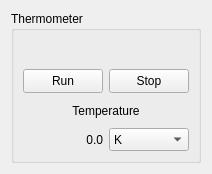
<?xml version="1.0" encoding="UTF-8"?>
<ui version="4.0">
 <class>Display_Scanner_Thermometer</class>
 <widget class="QWidget" name="Display_Scanner_Thermometer">
  <property name="geometry">
   <rect>
    <x>0</x>
    <y>0</y>
    <width>202</width>
    <height>174</height>
   </rect>
  </property>
  <property name="sizePolicy">
   <sizepolicy hsizetype="MinimumExpanding" vsizetype="MinimumExpanding">
    <horstretch>0</horstretch>
    <verstretch>0</verstretch>
   </sizepolicy>
  </property>
  <property name="windowTitle">
   <string>Form</string>
  </property>
  <layout class="QGridLayout" name="gridLayout_2">
   <item row="0" column="0">
    <widget class="QGroupBox" name="groupBox">
     <property name="sizePolicy">
      <sizepolicy hsizetype="MinimumExpanding" vsizetype="MinimumExpanding">
       <horstretch>0</horstretch>
       <verstretch>0</verstretch>
      </sizepolicy>
     </property>
     <property name="title">
      <string>Thermometer</string>
     </property>
     <layout class="QGridLayout" name="gridLayout">
      <item row="0" column="0" colspan="2">
       <widget class="ScannerComport" name="comport" native="true">
        <property name="sizePolicy">
         <sizepolicy hsizetype="MinimumExpanding" vsizetype="MinimumExpanding">
          <horstretch>0</horstretch>
          <verstretch>0</verstretch>
         </sizepolicy>
        </property>
        <property name="minimumSize">
         <size>
          <width>0</width>
          <height>10</height>
         </size>
        </property>
       </widget>
      </item>
      <item row="1" column="1">
       <widget class="QPushButton" name="buttonStop">
        <property name="sizePolicy">
         <sizepolicy hsizetype="MinimumExpanding" vsizetype="MinimumExpanding">
          <horstretch>0</horstretch>
          <verstretch>0</verstretch>
         </sizepolicy>
        </property>
        <property name="text">
         <string>Stop</string>
        </property>
       </widget>
      </item>
      <item row="3" column="0" colspan="2">
       <widget class="QLabel" name="label">
        <property name="sizePolicy">
         <sizepolicy hsizetype="MinimumExpanding" vsizetype="MinimumExpanding">
          <horstretch>0</horstretch>
          <verstretch>0</verstretch>
         </sizepolicy>
        </property>
        <property name="text">
         <string>Temperature</string>
        </property>
        <property name="alignment">
         <set>Qt::AlignCenter</set>
        </property>
       </widget>
      </item>
      <item row="1" column="0">
       <widget class="QPushButton" name="buttonRun">
        <property name="sizePolicy">
         <sizepolicy hsizetype="MinimumExpanding" vsizetype="MinimumExpanding">
          <horstretch>0</horstretch>
          <verstretch>0</verstretch>
         </sizepolicy>
        </property>
        <property name="text">
         <string>Run</string>
        </property>
       </widget>
      </item>
      <item row="4" column="1">
       <widget class="QComboBox" name="comboBoxUnit">
        <property name="sizePolicy">
         <sizepolicy hsizetype="MinimumExpanding" vsizetype="MinimumExpanding">
          <horstretch>0</horstretch>
          <verstretch>0</verstretch>
         </sizepolicy>
        </property>
        <property name="maxVisibleItems">
         <number>3</number>
        </property>
        <item>
         <property name="text">
          <string>K</string>
         </property>
        </item>
        <item>
         <property name="text">
          <string>C</string>
         </property>
        </item>
        <item>
         <property name="text">
          <string>F</string>
         </property>
        </item>
       </widget>
      </item>
      <item row="4" column="0">
       <widget class="QLabel" name="labelTemperature">
        <property name="sizePolicy">
         <sizepolicy hsizetype="MinimumExpanding" vsizetype="MinimumExpanding">
          <horstretch>0</horstretch>
          <verstretch>0</verstretch>
         </sizepolicy>
        </property>
        <property name="text">
         <string>0.0</string>
        </property>
        <property name="alignment">
         <set>Qt::AlignRight|Qt::AlignTrailing|Qt::AlignVCenter</set>
        </property>
       </widget>
      </item>
     </layout>
    </widget>
   </item>
  </layout>
 </widget>
 <customwidgets>
  <customwidget>
   <class>ScannerComport</class>
   <extends>QWidget</extends>
   <header location="global">ScannerComport</header>
   <container>1</container>
  </customwidget>
 </customwidgets>
 <resources/>
 <connections/>
</ui>
